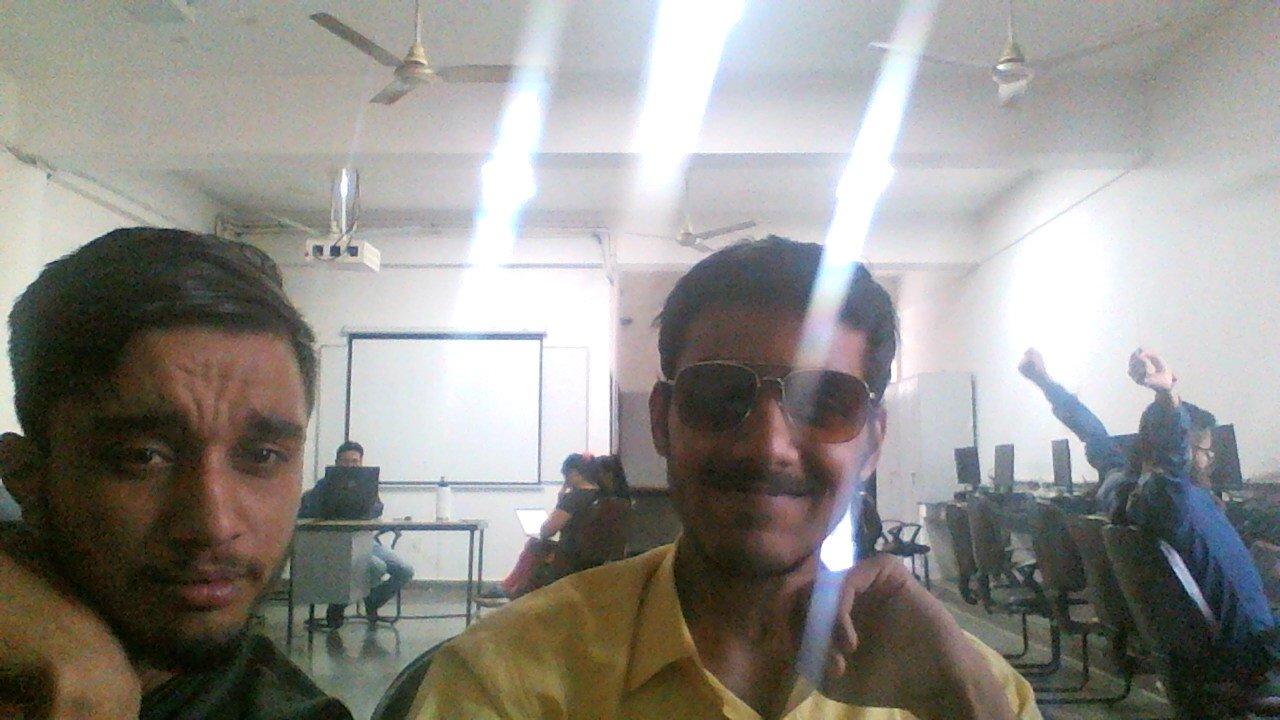
#> input picture photos/vy.jpg, 1280 x 720 px
$ python basic.py
#> lines starting #> are read from the running program, lines starting #| are printed output that depends on the picture
#> further down, img is the input picture: shape (720, 1280, 3); mean B, G, R 138.5, 143.5, 145.1
### rescale.py
import cv2 as cv

def rescale_Frames(frame,scale=0.45):
#> called with scale = 0.45
    width = int(frame.shape[1] * scale)
#> width = 576
    height = int(frame.shape[0] * scale)
#> height = 324
    dimensions = (width ,height)
#> dimensions = (576, 324)
    return cv.resize(frame,dimensions,interpolation=cv.INTER_AREA)

### basic.py
import cv2 as cv
import rescale
img = cv.imread("photos/vy.jpg")
img = rescale.rescale_Frames(img)


# [16 lines of commented-out code are left out]


resized = cv.resize(img,(500,500))
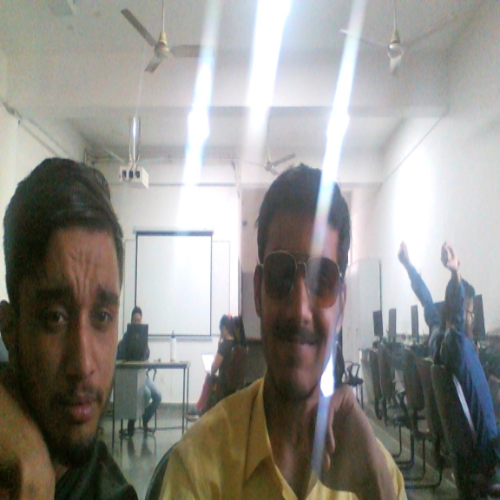
#> resized: shape (500, 500, 3); mean B, G, R 138.4, 143.4, 145
cv.imshow("r",resized)

cropped = resized[50:200, 200:400]
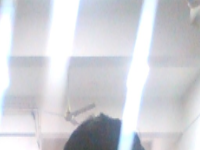
#> cropped: shape (150, 200, 3); mean B, G, R 215.4, 209.8, 208.6
cv.imshow("cropped",cropped)


cv.waitKey(0)

$ run again, with photos/WIN_20230313_15_53_58_Pro.jpg copied over photos/vy.jpg
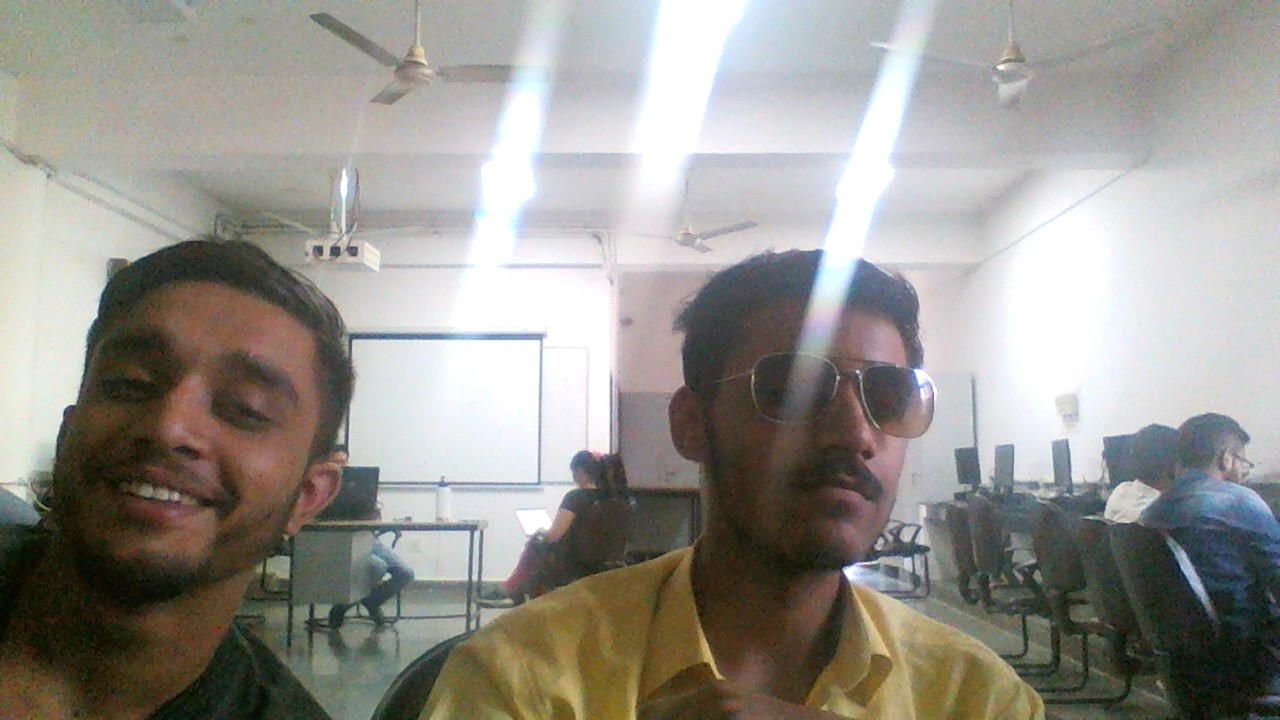
#> input picture photos/WIN_20230313_15_53_58_Pro.jpg, 1280 x 720 px
#> img is the input picture: shape (720, 1280, 3); mean B, G, R 141.7, 147.9, 150.2
#> `resized = cv.resize(img,(500,500))`:
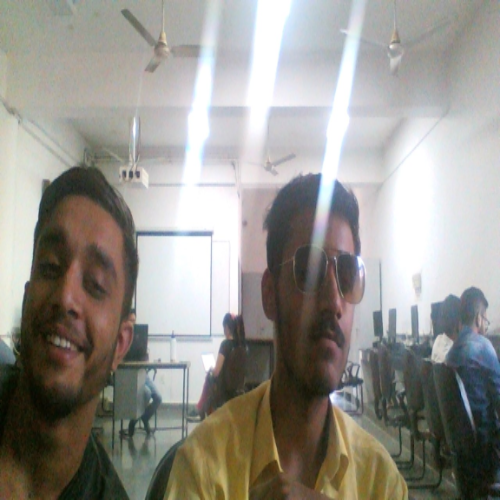
#> resized: shape (500, 500, 3); mean B, G, R 141.6, 147.7, 150.1
#> `cropped = resized[50:200, 200:400]`:
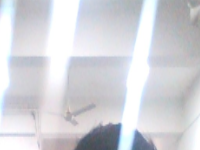
#> cropped: shape (150, 200, 3); mean B, G, R 217.4, 211.9, 211.1

$ run again, with photos/WIN_20230313_15_54_02_Pro.jpg copied over photos/vy.jpg
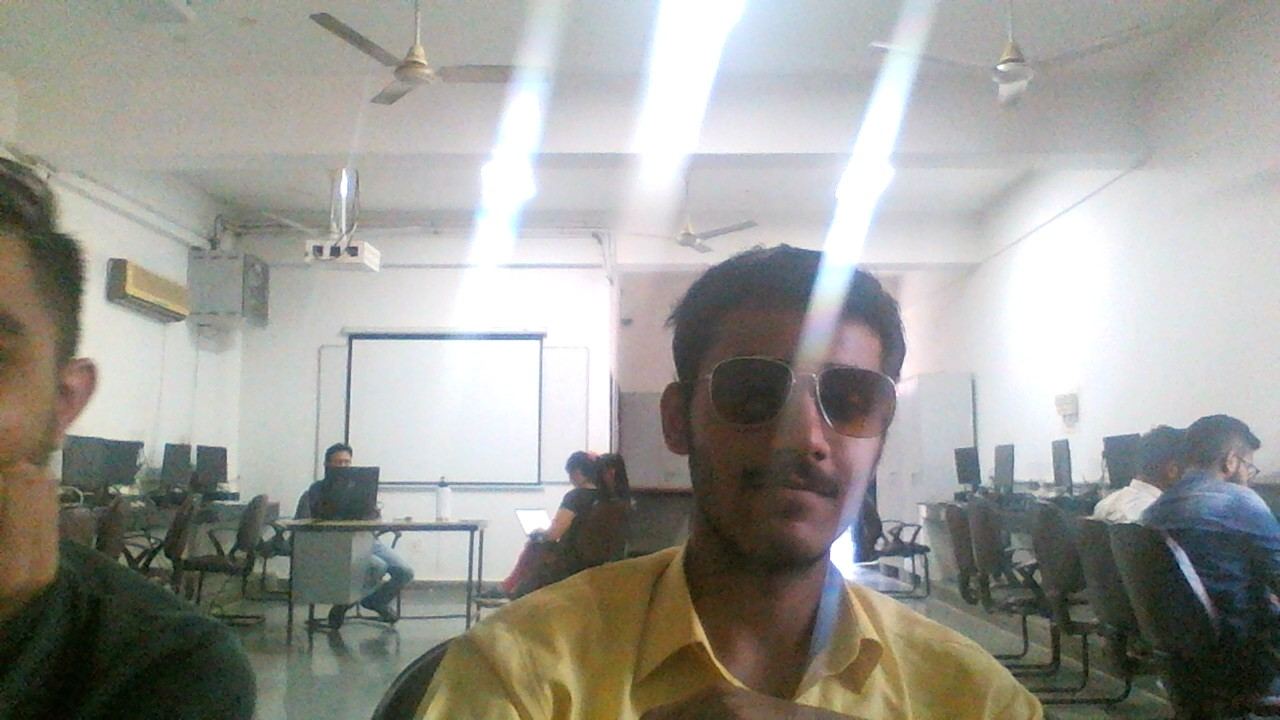
#> input picture photos/WIN_20230313_15_54_02_Pro.jpg, 1280 x 720 px
#> img is the input picture: shape (720, 1280, 3); mean B, G, R 149.2, 154.9, 155.4
#> `resized = cv.resize(img,(500,500))`:
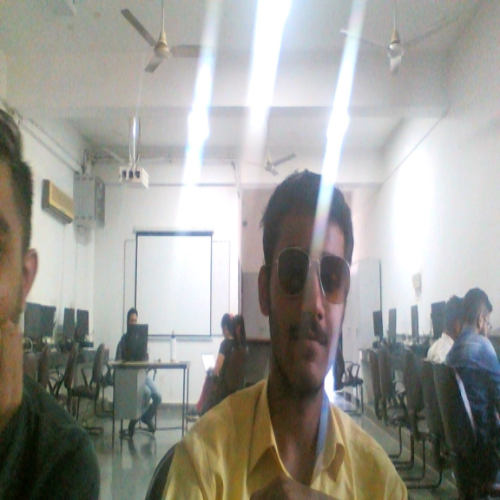
#> resized: shape (500, 500, 3); mean B, G, R 149.1, 154.8, 155.3
#> `cropped = resized[50:200, 200:400]`:
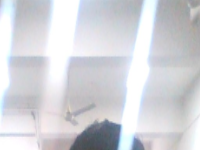
#> cropped: shape (150, 200, 3); mean B, G, R 217, 211.8, 210.7
